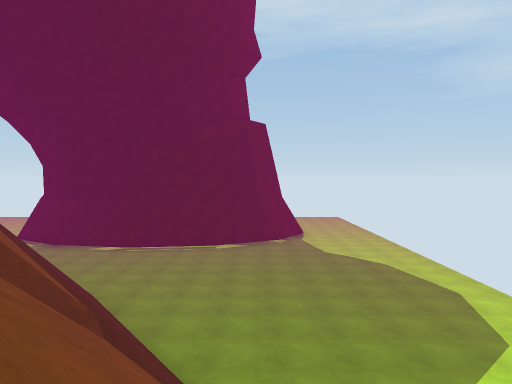
View 1 (above)

24 first-person views from a walk through a scene from a Unity 3-D project. The camera is 1.3 m above the floor, tilts 2° down and sees 70° across. The floor is counted in squares, 2 m on a side. Each view is taken from the middle of a square. On the plan, view 1 faces up. The plan holds only what a view shows up to about 11 squares ahead; the rest is blank. The place goes on beyond the plan. The player character is not drawn.

View 2
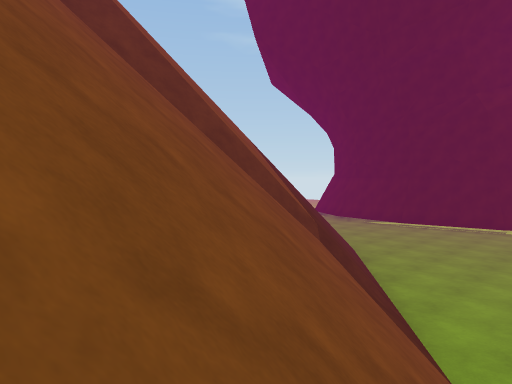

View 3
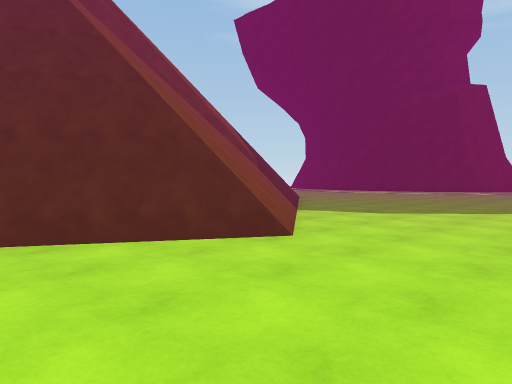

View 4
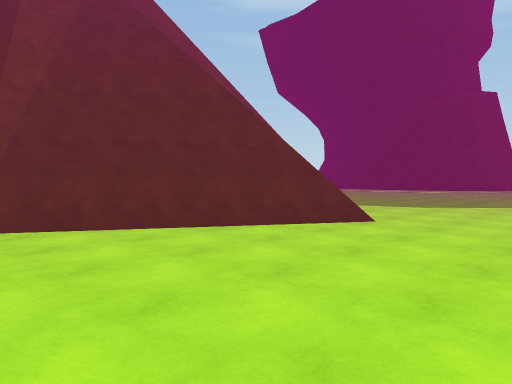

View 5
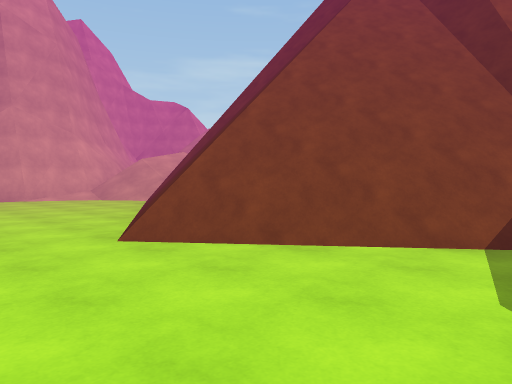

View 6
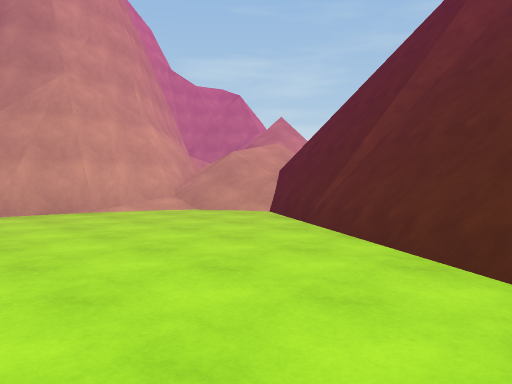

View 7
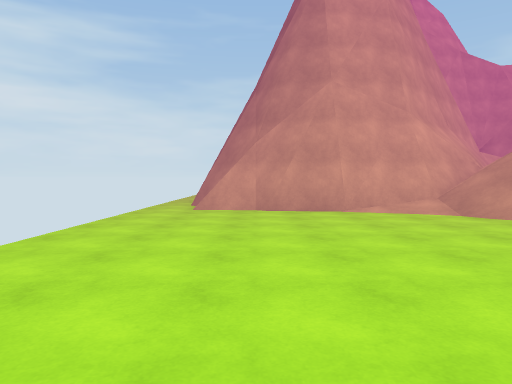

View 8
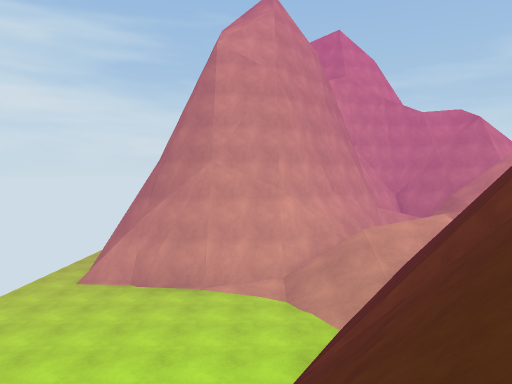

View 9
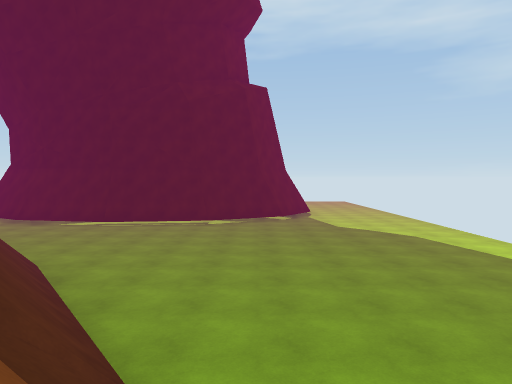

View 10
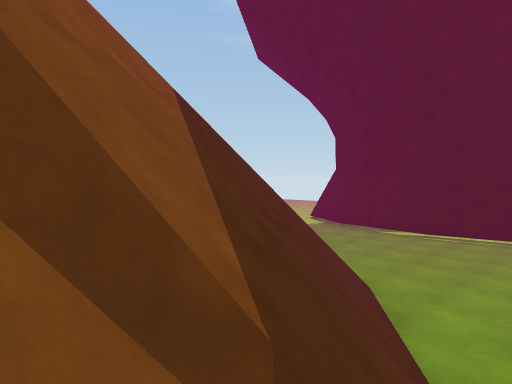

View 11
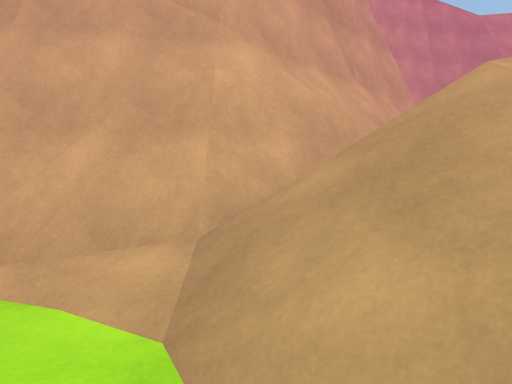

View 12
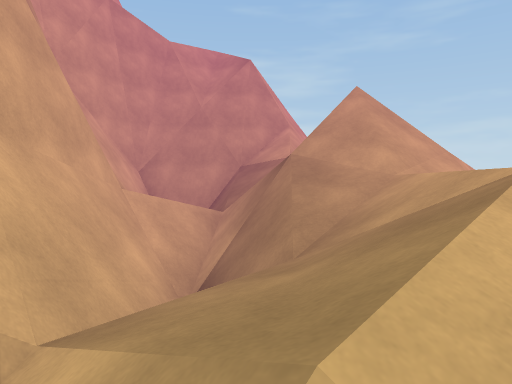

View 13
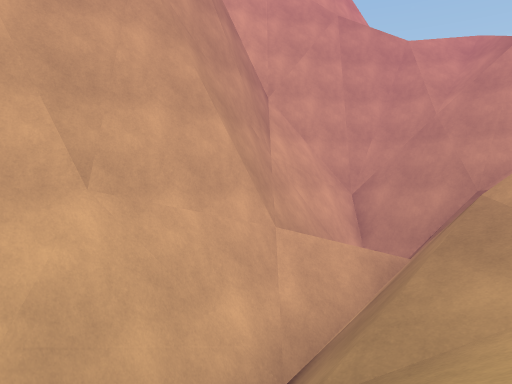

View 14
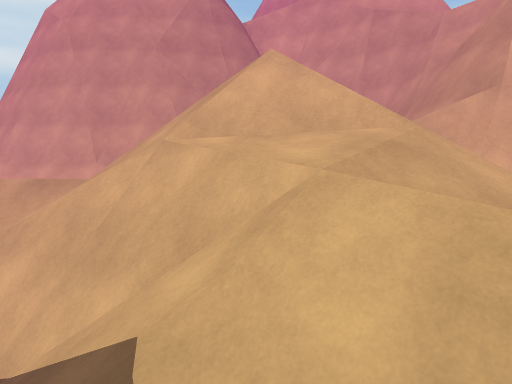

View 15
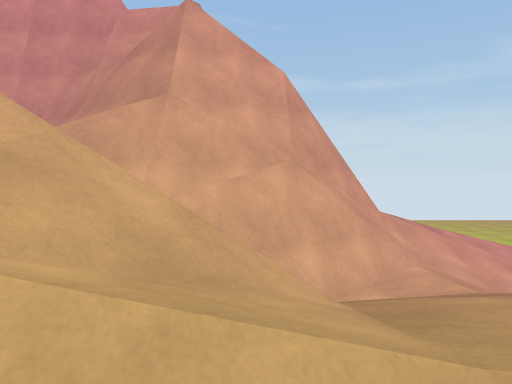

View 16
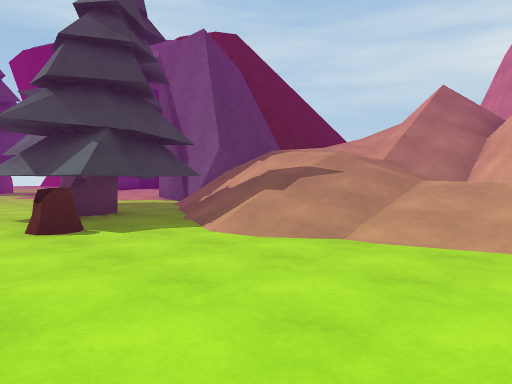

View 17
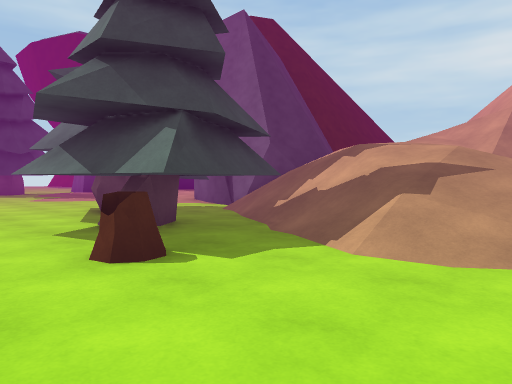

View 18
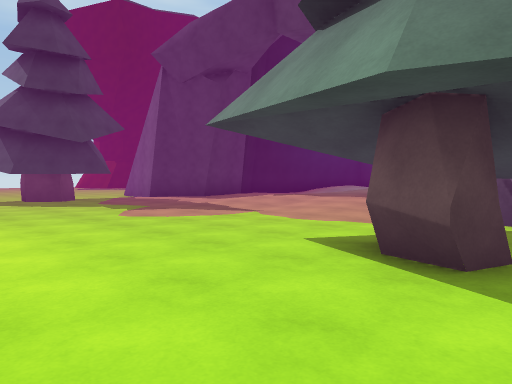

View 19
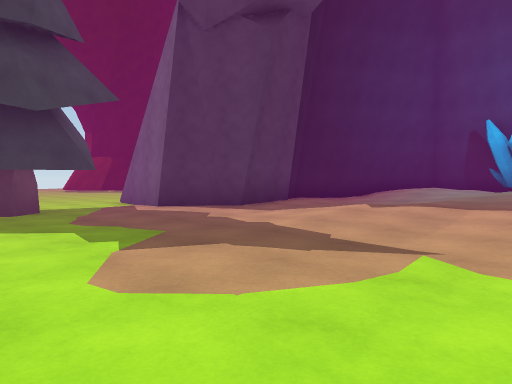

View 20
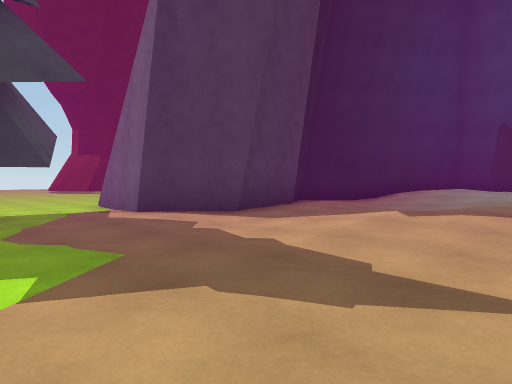

View 21
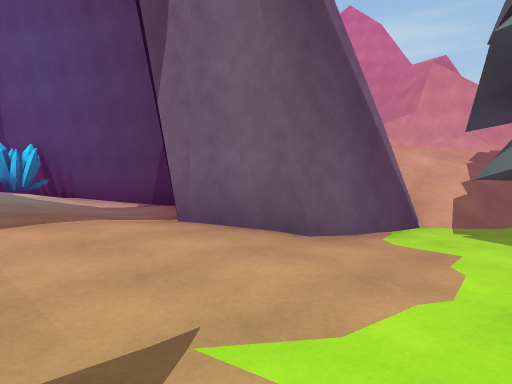

View 22
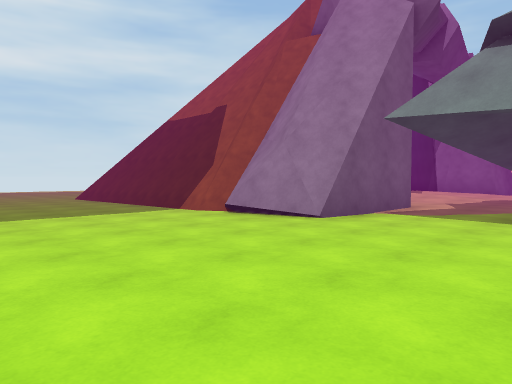

View 23
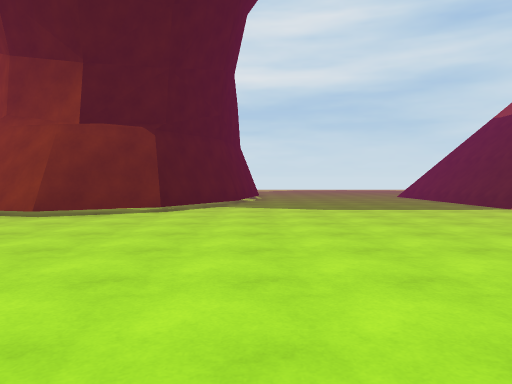

View 24
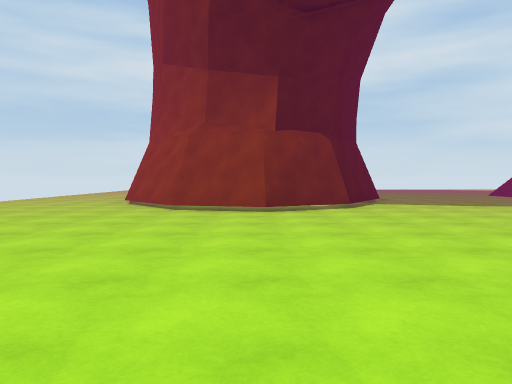

### Floor plan
Key: @ floor where view 1 was taken; # wall or solid block; x gap in a wall; . main floor; : floor 0.25 m higher than the main floor; + floor 0.5 m higher than the main floor; * floor 0.75 m higher than the main floor; % floor 3.25 m higher than the main floor; & floor 4.25 m higher than the main floor; / step, stairs or slope; = window, fence, low wall or low ledge; ^ raised ledge; v drop or lower ground; T pine tree; S stump; O other object.
Columns run from 19 left of view 1 to 5 right of it. Each row starts with its distance up from view 1.
 24            ..
 23          ....
 22         .....
 21       .......
 20      .....##
 19    ......##
 18   .......#
 17  ........#
 16   .......##
 15    .......##
 14    ........####
 13   ............##.........
 12    ......................
 11    ......................
 10    ......................
  9    ......................
  8     .....................
  7     ...##########........
  6     ...###      #/......
  5   .T#.:#        ##/.....
  4   TT.::#######   #/.....
  3   ..T:::##:::###^=//....
  2   ...::::::://+#=////...
  1  ....::/::://**///////..
  0  ...::::+////++////@//...
 -1  ...:::/++//   //////....
 -2  .....:/:++** /O#////....
 -3  ....::::////*O##///.....
 -4 ......:##::://###=#/.....
 -5 .....T.#   :### ###......
 -6 ...#TTx#   ##   ##.......
 -7 ..T T//###      #//......
 -8  TT#T////      /////.....
 -9  .T#T//////##/////######.
-10 ..S.///////x/////^#    #.
-11 ...///////==//#/#^
-12 ...///////// v##^
-13 ....////#==v%v#
-14 ....///#^^=&v
-15 ...////=^^^=vvv
-16    ///=^ vvvvvvv
-17    ///   vvvvv##
-18             /^^
-19             ^

Positions as (right, up) in squares from view 1, and headings:
1: (0, 0), facing up
2: (1, 0), facing up-left
3: (5, -3), facing up-left
4: (5, -5), facing up-left
5: (4, 4), facing down-left
6: (4, -1), facing down-left
7: (3, -1), facing down
8: (0, 0), facing down
9: (0, 2), facing up
10: (-1, 3), facing up-left
11: (-1, -6), facing down
12: (-2, -8), facing down-left
13: (-4, -8), facing down
14: (-11, -8), facing down-right
15: (-11, -9), facing down
16: (-19, -15), facing up-right
17: (-19, -13), facing up-right
18: (-19, -7), facing up-right
19: (-17, -3), facing up-right
20: (-16, -2), facing up-right
21: (-15, -1), facing down-right
22: (-16, 12), facing down-right
23: (-17, 13), facing right
24: (-18, 17), facing right
